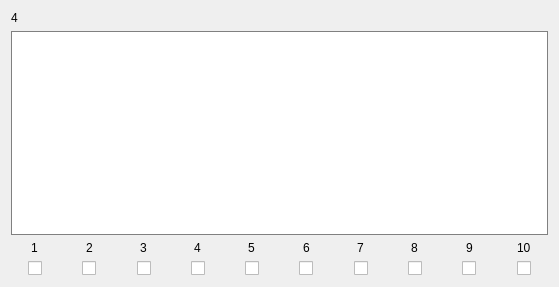
            <widget class="QWidget" name="scrollAreaWidgetContents_154">
             <property name="geometry">
              <rect>
               <x>0</x>
               <y>0</y>
               <width>559</width>
               <height>287</height>
              </rect>
             </property>
             <layout class="QVBoxLayout" name="verticalLayout_102">
              <item>
               <widget class="QLabel" name="Name_4">
                <property name="text">
                 <string>4</string>
                </property>
               </widget>
              </item>
              <item>
               <widget class="QTextEdit" name="Text_4">
                <property name="styleSheet">
                 <string notr="true">border: 1px solid gray</string>
                </property>
               </widget>
              </item>
              <item>
               <layout class="QHBoxLayout" name="horizontalLayout_7">
                <property name="bottomMargin">
                 <number>0</number>
                </property>
                <item>
                 <layout class="QVBoxLayout" name="verticalLayout_34">
                  <property name="rightMargin">
                   <number>0</number>
                  </property>
                  <property name="bottomMargin">
                   <number>0</number>
                  </property>
                  <item alignment="Qt::AlignHCenter">
                   <widget class="QLabel" name="label_32">
                    <property name="text">
                     <string>1</string>
                    </property>
                   </widget>
                  </item>
                  <item alignment="Qt::AlignHCenter">
                   <widget class="QCheckBox" name="Check_4_1">
                    <property name="text">
                     <string/>
                    </property>
                   </widget>
                  </item>
                 </layout>
                </item>
                <item>
                 <layout class="QVBoxLayout" name="verticalLayout_35">
                  <property name="rightMargin">
                   <number>0</number>
                  </property>
                  <property name="bottomMargin">
                   <number>0</number>
                  </property>
                  <item alignment="Qt::AlignHCenter">
                   <widget class="QLabel" name="label_33">
                    <property name="text">
                     <string>2</string>
                    </property>
                   </widget>
                  </item>
                  <item alignment="Qt::AlignHCenter">
                   <widget class="QCheckBox" name="Check_4_2">
                    <property name="text">
                     <string/>
                    </property>
                   </widget>
                  </item>
                 </layout>
                </item>
                <item>
                 <layout class="QVBoxLayout" name="verticalLayout_36">
                  <property name="rightMargin">
                   <number>0</number>
                  </property>
                  <property name="bottomMargin">
                   <number>0</number>
                  </property>
                  <item alignment="Qt::AlignHCenter">
                   <widget class="QLabel" name="label_34">
                    <property name="text">
                     <string>3</string>
                    </property>
                   </widget>
                  </item>
                  <item alignment="Qt::AlignHCenter">
                   <widget class="QCheckBox" name="Check_4_3">
                    <property name="text">
                     <string/>
                    </property>
                   </widget>
                  </item>
                 </layout>
                </item>
                <item>
                 <layout class="QVBoxLayout" name="verticalLayout_37">
                  <property name="rightMargin">
                   <number>0</number>
                  </property>
                  <property name="bottomMargin">
                   <number>0</number>
                  </property>
                  <item alignment="Qt::AlignHCenter">
                   <widget class="QLabel" name="label_35">
                    <property name="text">
                     <string>4</string>
                    </property>
                   </widget>
                  </item>
                  <item alignment="Qt::AlignHCenter">
                   <widget class="QCheckBox" name="Check_4_4">
                    <property name="text">
                     <string/>
                    </property>
                   </widget>
                  </item>
                 </layout>
                </item>
                <item>
                 <layout class="QVBoxLayout" name="verticalLayout_38">
                  <property name="rightMargin">
                   <number>0</number>
                  </property>
                  <property name="bottomMargin">
                   <number>0</number>
                  </property>
                  <item alignment="Qt::AlignHCenter">
                   <widget class="QLabel" name="label_36">
                    <property name="text">
                     <string>5</string>
                    </property>
                   </widget>
                  </item>
                  <item alignment="Qt::AlignHCenter">
                   <widget class="QCheckBox" name="Check_4_5">
                    <property name="text">
                     <string/>
                    </property>
                   </widget>
                  </item>
                 </layout>
                </item>
                <item>
                 <layout class="QVBoxLayout" name="verticalLayout_39">
                  <property name="rightMargin">
                   <number>0</number>
                  </property>
                  <property name="bottomMargin">
                   <number>0</number>
                  </property>
                  <item alignment="Qt::AlignHCenter">
                   <widget class="QLabel" name="label_37">
                    <property name="text">
                     <string>6</string>
                    </property>
                   </widget>
                  </item>
                  <item alignment="Qt::AlignHCenter">
                   <widget class="QCheckBox" name="Check_4_6">
                    <property name="text">
                     <string/>
                    </property>
                   </widget>
                  </item>
                 </layout>
                </item>
                <item>
                 <layout class="QVBoxLayout" name="verticalLayout_40">
                  <property name="rightMargin">
                   <number>0</number>
                  </property>
                  <property name="bottomMargin">
                   <number>0</number>
                  </property>
                  <item alignment="Qt::AlignHCenter">
                   <widget class="QLabel" name="label_38">
                    <property name="text">
                     <string>7</string>
                    </property>
                   </widget>
                  </item>
                  <item alignment="Qt::AlignHCenter">
                   <widget class="QCheckBox" name="Check_4_7">
                    <property name="text">
                     <string/>
                    </property>
                   </widget>
                  </item>
                 </layout>
                </item>
                <item>
                 <layout class="QVBoxLayout" name="verticalLayout_41">
                  <property name="rightMargin">
                   <number>0</number>
                  </property>
                  <property name="bottomMargin">
                   <number>0</number>
                  </property>
                  <item alignment="Qt::AlignHCenter">
                   <widget class="QLabel" name="label_39">
                    <property name="text">
                     <string>8</string>
                    </property>
                   </widget>
                  </item>
                  <item alignment="Qt::AlignHCenter">
                   <widget class="QCheckBox" name="Check_4_8">
                    <property name="text">
                     <string/>
                    </property>
                   </widget>
                  </item>
                 </layout>
                </item>
                <item>
                 <layout class="QVBoxLayout" name="verticalLayout_42">
                  <property name="rightMargin">
                   <number>0</number>
                  </property>
                  <property name="bottomMargin">
                   <number>0</number>
                  </property>
                  <item alignment="Qt::AlignHCenter">
                   <widget class="QLabel" name="label_40">
                    <property name="text">
                     <string>9</string>
                    </property>
                   </widget>
                  </item>
                  <item alignment="Qt::AlignHCenter">
                   <widget class="QCheckBox" name="Check_4_9">
                    <property name="text">
                     <string/>
                    </property>
                   </widget>
                  </item>
                 </layout>
                </item>
                <item>
                 <layout class="QVBoxLayout" name="verticalLayout_43">
                  <property name="rightMargin">
                   <number>0</number>
                  </property>
                  <property name="bottomMargin">
                   <number>0</number>
                  </property>
                  <item alignment="Qt::AlignHCenter">
                   <widget class="QLabel" name="label_41">
                    <property name="text">
                     <string>10</string>
                    </property>
                   </widget>
                  </item>
                  <item alignment="Qt::AlignHCenter">
                   <widget class="QCheckBox" name="Check_4_10">
                    <property name="text">
                     <string/>
                    </property>
                   </widget>
                  </item>
                 </layout>
                </item>
               </layout>
              </item>
             </layout>
            </widget>
